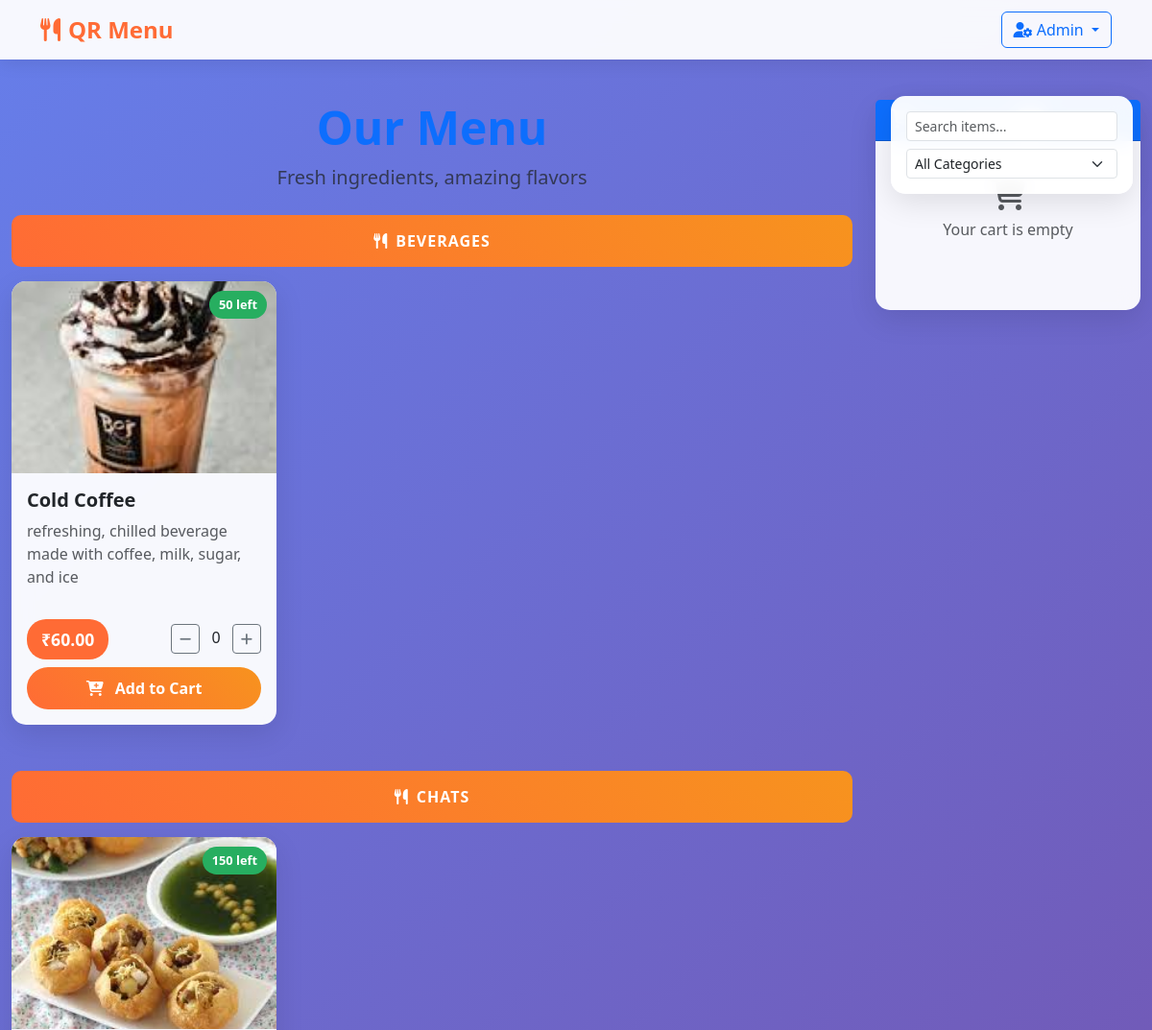
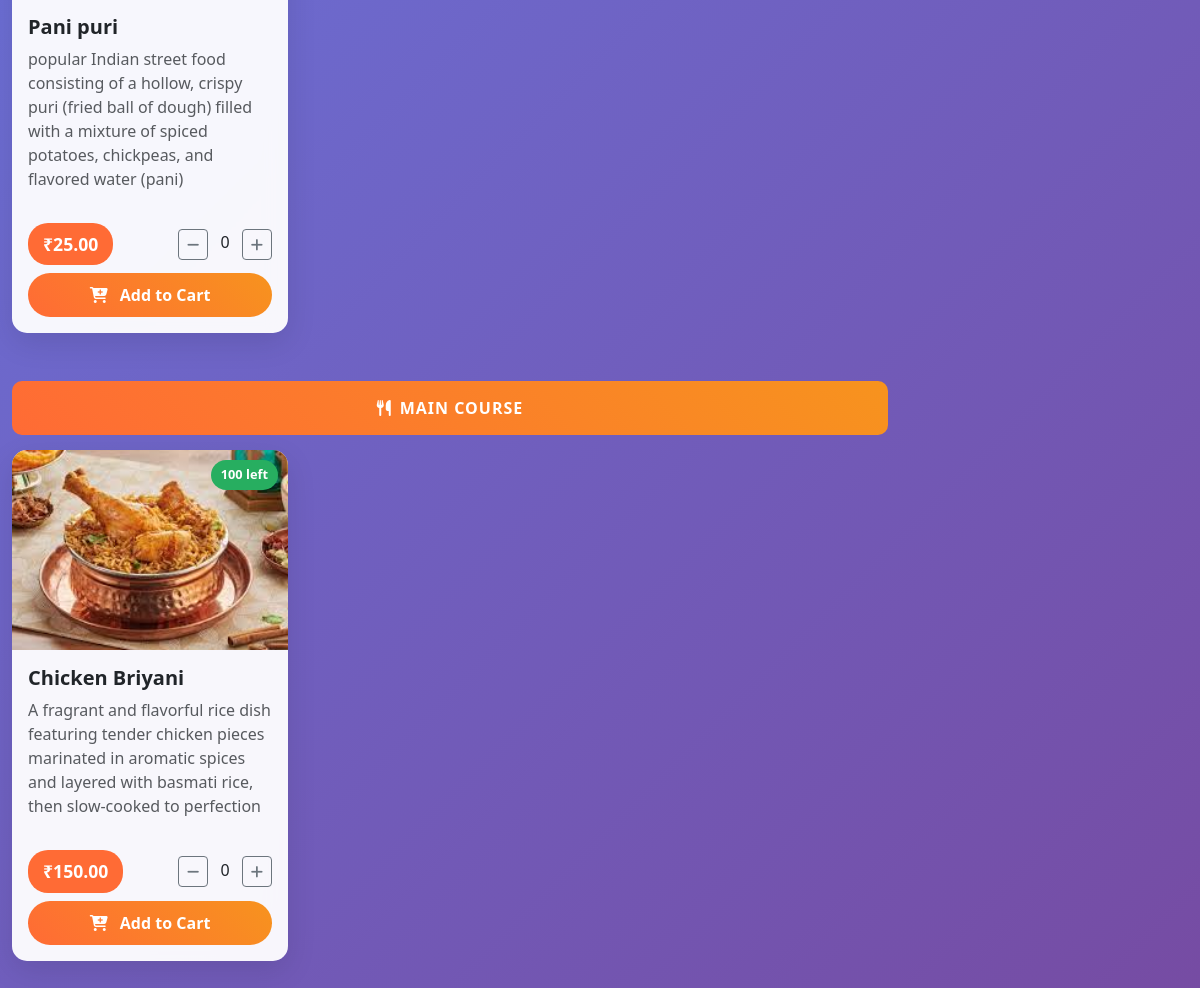
The page /menu on the database its author committed (2 pictures, top to bottom).
### tables this page shows
CREATE TABLE menu_items (
            id INTEGER PRIMARY KEY AUTOINCREMENT,
            name TEXT NOT NULL,
            description TEXT,
            price REAL NOT NULL,
            category TEXT NOT NULL,
            image_path TEXT,
            availability INTEGER DEFAULT 0,
            created_at TIMESTAMP DEFAULT CURRENT_TIMESTAMP,
            uploaded_by TEXT
        );

### app.py (the view)
@app.route('/menu')
def menu():
    conn = get_db_connection()
    items = conn.execute(
        'SELECT * FROM menu_items WHERE availability > 0 ORDER BY category, name'
    ).fetchall()
    conn.close()
    menu_data = {}
    for item in items:
        category = item['category']
        if category not in menu_data:
            menu_data[category] = []
        menu_data[category].append({
            'id': item['id'],
            'name': item['name'],
            'description': item['description'],
            'price': item['price'],
            'image_path': item['image_path'],
            'availability': item['availability']
        })
    return render_template('menu.html', menu_data=menu_data)

### app.py (called while the page is built)
def get_db_connection():
    conn = sqlite3.connect('menu.db')
    conn.row_factory = sqlite3.Row
    return conn

### templates/menu.html (shortened to what this page needs)
{% extends "base.html" %}
{% block content %}
<div class="container-fluid py-4">
    <div class="row">
        <div class="col-lg-8 col-xl-9">
            <div class="menu-container">
                <div class="text-center mb-4" data-aos="fade-down">
                    <h2 class="display-5 fw-bold text-primary">Our Menu</h2>
                    <p class="lead text-muted">Fresh ingredients, amazing flavors</p>
                </div>
                {% for category, items in menu_data.items() %}
                <div class="category-section mb-5" data-aos="fade-up">
                    <div class="category-header">
                        <i class="fas fa-utensils me-2"></i>{{ category }}
                    </div>
                    <div class="row g-4">
                        {% for item in items %}
                        <div class="col-md-6 col-lg-4" data-aos="fade-up" data-aos-delay="{{ loop.index * 100 }}">
                            <div class="card menu-item-card h-100">
                                <div class="menu-item-image"
                                     style="background-image: url('{{ url_for('static', filename=item.image_path) if item.image_path else url_for('static', filename='images/placeholder.jpg') }}');">
                                    <div class="availability-badge {{ 'low-stock' if item.availability <= 5 else '' }}">
                                        {{ item.availability }} left
                                    </div>
                                </div>
                                <div class="card-body d-flex flex-column">
                                    <h5 class="card-title fw-bold">{{ item.name }}</h5>
                                    <p class="card-text text-muted flex-grow-1">{{ item.description }}</p>
                                    <div class="d-flex justify-content-between align-items-center mt-3">
                                        <span class="price-tag">₹{{ "%.2f"|format(item.price) }}</span>
                                        <div class="quantity-controls">
                                            <button class="btn btn-outline-secondary btn-sm"
                                                    onclick="updateQuantity({{ item.id }}, -1)">
                                                <i class="fas fa-minus"></i>
                                            </button>
                                            <span class="quantity mx-2" id="qty-{{ item.id }}">0</span>
                                            <button class="btn btn-outline-secondary btn-sm"
                                                    onclick="updateQuantity({{ item.id }}, 1)"
                                                    {{ 'disabled' if item.availability == 0 else '' }}>
                                                <i class="fas fa-plus"></i>
                                            </button>
                                        </div>
                                    </div>
                                    <button class="btn btn-primary mt-2"
                                            onclick="addToCart({{ item.id }}, '{{ item.name }}', {{ item.price }}, '{{ item.image_path or '' }}')"
                                            {{ 'disabled' if item.availability == 0 else '' }}>
                                        <i class="fas fa-cart-plus me-2"></i>
                                        {{ 'Out of Stock' if item.availability == 0 else 'Add to Cart' }}
                                    </button>
                                </div>
                            </div>
                        </div>
                        {% endfor %}
                    </div>
                </div>
                {% endfor %}
            </div>
        </div>
        <div class="col-lg-4 col-xl-3">
            <div class="cart-sidebar position-sticky" style="top: 100px;">
                <div class="card">
                    <div class="card-header bg-primary text-white">
                        <h5 class="mb-0">
                            <span class="badge bg-light text-primary ms-2" id="cart-count">0</span>
                        </h5>
                    </div>
                    <div class="card-body">
                        <div id="cart-items" class="mb-3">
                        </div>
                    </div>
                </div>
            </div>
        </div>
    </div>
</div>
<div class="position-fixed" style="top: 100px; right: 20px; z-index: 1030;">
    <div class="card">
        <div class="card-body p-3">
            <div class="mb-2">
                <input type="text" class="form-control form-control-sm"
                       placeholder="Search items..." id="search-input" onkeyup="searchItems()">
            </div>
            <select class="form-select form-select-sm" id="category-filter" onchange="filterByCategory()">
                <option value="">All Categories</option>
            </select>
        </div>
    </div>
</div>
{% endblock %}

### templates/base.html (shortened to what this page needs)
<!DOCTYPE html>
<html lang="en">
<head>
    <link href="https://cdnjs.cloudflare.com/ajax/libs/bootstrap/5.3.0/css/bootstrap.min.css" rel="stylesheet">
    <link href="https://cdnjs.cloudflare.com/ajax/libs/font-awesome/6.4.0/css/all.min.css" rel="stylesheet">
    <link href="https://cdnjs.cloudflare.com/ajax/libs/aos/2.3.4/aos.css" rel="stylesheet">
</head>
<body>
    <nav class="navbar navbar-expand-lg navbar-light fixed-top">
        <div class="container">
            <a class="navbar-brand" href="/">
                <i class="fas fa-utensils me-2"></i>QR Menu
            </a>
            <div class="navbar-nav ms-auto">
                <div class="admin-dropdown">
                    <button class="btn btn-outline-primary dropdown-toggle" type="button" data-bs-toggle="dropdown">
                        <i class="fas fa-user-cog"></i> Admin
                    </button>
                </div>
            </div>
        </div>
    </nav>
    <main style="margin-top: 80px;">
        {% block content %}{% endblock %}
    </main>
</body>
</html>

### templates/base.html (style rules this page uses)
:root { --primary-color: #ff6b35; --secondary-color: #f7931e; --dark-color: #2c3e50; --light-color: #ecf0f1; --success-color: #27ae60; --danger-color: #e74c3c; }
body { font-family: 'Segoe UI', Tahoma, Geneva, Verdana, sans-serif; background: linear-gradient(135deg, #667eea 0%, #764ba2 100%); min-height: 100vh; }
.navbar { background: rgba(255, 255, 255, 0.95) !important; backdrop-filter: blur(10px); box-shadow: 0 2px 20px rgba(0,0,0,0.1); }
.navbar-brand { font-weight: 700; color: var(--primary-color) !important; font-size: 1.5rem; }
.btn-primary { background: linear-gradient(45deg, var(--primary-color), var(--secondary-color)); border: none; border-radius: 25px; padding: 10px 25px; font-weight: 600; transition: all 0.3s ease; }
.card { border: none; border-radius: 15px; box-shadow: 0 10px 30px rgba(0,0,0,0.1); transition: all 0.3s ease; background: rgba(255, 255, 255, 0.95); backdrop-filter: blur(10px); }
.availability-badge { position: absolute; top: 10px; right: 10px; background: var(--success-color); color: white; padding: 5px 10px; border-radius: 15px; font-size: 0.8rem; font-weight: 600; }
.category-header { background: linear-gradient(45deg, var(--primary-color), var(--secondary-color)); color: white; padding: 15px; border-radius: 10px; margin: 20px 0 15px 0; text-align: center; font-weight: 700; text-transform: uppercase; letter-spacing: 1px; }
.menu-item-card { position: relative; overflow: hidden; }
.menu-item-image { height: 200px; background-size: cover; background-position: center; background-color: #f8f9fa; border-radius: 10px 10px 0 0; }
.price-tag { background: var(--primary-color); color: white; padding: 8px 15px; border-radius: 20px; font-weight: 700; font-size: 1.1rem; }
.admin-dropdown { position: relative; }

### rows shown on the page
menu_items: category "BEVERAGES", image_path (picture), availability "50", name "Cold Coffee", description "refreshing, chilled beverage made with coffee, milk, sugar, and ice", price "60.00", availability "Add to Cart"
menu_items: category "CHATS", image_path (picture), availability "150", name "Pani puri", description "popular Indian street food consisting of a hollow, crispy puri (fried ball of dough) filled with a mixture of spiced potatoes, chickpeas, and flavored water (pani)", price "25.00", availability "Add to Cart"
menu_items: category "MAIN COURSE", image_path (picture), availability "100", name "Chicken Briyani", description "A fragrant and flavorful rice dish featuring tender chicken pieces marinated in aromatic spices and layered with basmati rice, then slow-cooked to perfection", price "150.00", availability "Add to Cart"
